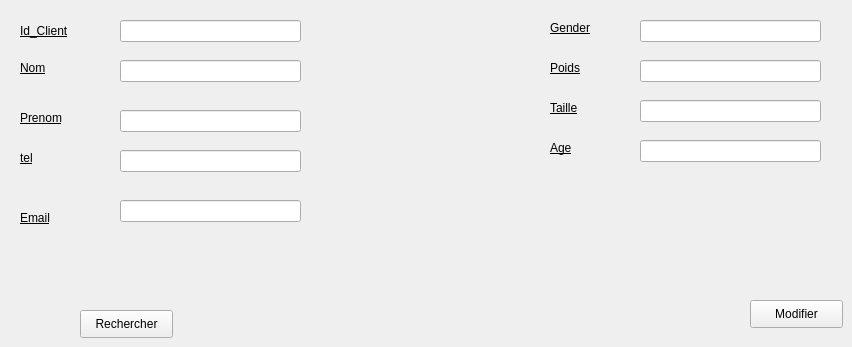
      <widget class="QWidget" name="tab_7">
       <attribute name="title">
        <string>Modifier Client</string>
       </attribute>
       <widget class="QLabel" name="label_28">
        <property name="geometry">
         <rect>
          <x>20</x>
          <y>20</y>
          <width>71</width>
          <height>21</height>
         </rect>
        </property>
        <property name="styleSheet">
         <string notr="true">color: rgb(0, 0, 0);
border-color: rgb(255, 255, 255);
text-decoration: underline;
font: 75 10pt &quot;MS Shell Dlg 2&quot;;
</string>
        </property>
        <property name="text">
         <string>Id_Client</string>
        </property>
       </widget>
       <widget class="QLabel" name="label_29">
        <property name="geometry">
         <rect>
          <x>20</x>
          <y>60</y>
          <width>55</width>
          <height>16</height>
         </rect>
        </property>
        <property name="styleSheet">
         <string notr="true">color: rgb(0, 0, 0);
border-color: rgb(255, 255, 255);
text-decoration: underline;
font: 75 10pt &quot;MS Shell Dlg 2&quot;;
</string>
        </property>
        <property name="text">
         <string>Nom</string>
        </property>
       </widget>
       <widget class="QLabel" name="label_30">
        <property name="geometry">
         <rect>
          <x>20</x>
          <y>110</y>
          <width>55</width>
          <height>16</height>
         </rect>
        </property>
        <property name="styleSheet">
         <string notr="true">color: rgb(0, 0, 0);
border-color: rgb(255, 255, 255);
text-decoration: underline;
font: 75 10pt &quot;MS Shell Dlg 2&quot;;
</string>
        </property>
        <property name="text">
         <string>Prenom</string>
        </property>
       </widget>
       <widget class="QLabel" name="label_31">
        <property name="geometry">
         <rect>
          <x>20</x>
          <y>150</y>
          <width>55</width>
          <height>16</height>
         </rect>
        </property>
        <property name="styleSheet">
         <string notr="true">color: rgb(0, 0, 0);
border-color: rgb(255, 255, 255);
text-decoration: underline;
font: 75 10pt &quot;MS Shell Dlg 2&quot;;
</string>
        </property>
        <property name="text">
         <string>tel</string>
        </property>
       </widget>
       <widget class="QLabel" name="label_32">
        <property name="geometry">
         <rect>
          <x>20</x>
          <y>210</y>
          <width>61</width>
          <height>16</height>
         </rect>
        </property>
        <property name="styleSheet">
         <string notr="true">color: rgb(0, 0, 0);
border-color: rgb(255, 255, 255);
text-decoration: underline;
font: 75 10pt &quot;MS Shell Dlg 2&quot;;
</string>
        </property>
        <property name="text">
         <string>Email</string>
        </property>
       </widget>
       <widget class="QLabel" name="label_33">
        <property name="geometry">
         <rect>
          <x>550</x>
          <y>20</y>
          <width>55</width>
          <height>16</height>
         </rect>
        </property>
        <property name="styleSheet">
         <string notr="true">color: rgb(0, 0, 0);
border-color: rgb(255, 255, 255);
text-decoration: underline;
font: 75 10pt &quot;MS Shell Dlg 2&quot;;
</string>
        </property>
        <property name="text">
         <string>Gender</string>
        </property>
       </widget>
       <widget class="QLabel" name="label_34">
        <property name="geometry">
         <rect>
          <x>550</x>
          <y>60</y>
          <width>55</width>
          <height>16</height>
         </rect>
        </property>
        <property name="styleSheet">
         <string notr="true">color: rgb(0, 0, 0);
border-color: rgb(255, 255, 255);
text-decoration: underline;
font: 75 10pt &quot;MS Shell Dlg 2&quot;;
</string>
        </property>
        <property name="text">
         <string>Poids</string>
        </property>
       </widget>
       <widget class="QLabel" name="label_35">
        <property name="geometry">
         <rect>
          <x>550</x>
          <y>100</y>
          <width>55</width>
          <height>16</height>
         </rect>
        </property>
        <property name="styleSheet">
         <string notr="true">color: rgb(0, 0, 0);
border-color: rgb(255, 255, 255);
text-decoration: underline;
font: 75 10pt &quot;MS Shell Dlg 2&quot;;
</string>
        </property>
        <property name="text">
         <string>Taille</string>
        </property>
       </widget>
       <widget class="QLabel" name="label_36">
        <property name="geometry">
         <rect>
          <x>550</x>
          <y>140</y>
          <width>55</width>
          <height>16</height>
         </rect>
        </property>
        <property name="styleSheet">
         <string notr="true">color: rgb(0, 0, 0);
border-color: rgb(255, 255, 255);
text-decoration: underline;
font: 75 10pt &quot;MS Shell Dlg 2&quot;;
</string>
        </property>
        <property name="text">
         <string>Age</string>
        </property>
       </widget>
       <widget class="QLineEdit" name="lineEdit_id_3">
        <property name="geometry">
         <rect>
          <x>120</x>
          <y>20</y>
          <width>181</width>
          <height>22</height>
         </rect>
        </property>
       </widget>
       <widget class="QLineEdit" name="lineEdit_id_4">
        <property name="geometry">
         <rect>
          <x>120</x>
          <y>60</y>
          <width>181</width>
          <height>22</height>
         </rect>
        </property>
       </widget>
       <widget class="QLineEdit" name="lineEdit_id_5">
        <property name="geometry">
         <rect>
          <x>120</x>
          <y>110</y>
          <width>181</width>
          <height>22</height>
         </rect>
        </property>
       </widget>
       <widget class="QLineEdit" name="lineEdit_id_6">
        <property name="geometry">
         <rect>
          <x>120</x>
          <y>150</y>
          <width>181</width>
          <height>22</height>
         </rect>
        </property>
       </widget>
       <widget class="QLineEdit" name="lineEdit_id_7">
        <property name="geometry">
         <rect>
          <x>120</x>
          <y>200</y>
          <width>181</width>
          <height>22</height>
         </rect>
        </property>
       </widget>
       <widget class="QLineEdit" name="lineEdit_id_8">
        <property name="geometry">
         <rect>
          <x>640</x>
          <y>20</y>
          <width>181</width>
          <height>22</height>
         </rect>
        </property>
       </widget>
       <widget class="QLineEdit" name="lineEdit_id_9">
        <property name="geometry">
         <rect>
          <x>640</x>
          <y>60</y>
          <width>181</width>
          <height>22</height>
         </rect>
        </property>
       </widget>
       <widget class="QLineEdit" name="lineEdit_id_10">
        <property name="geometry">
         <rect>
          <x>640</x>
          <y>100</y>
          <width>181</width>
          <height>22</height>
         </rect>
        </property>
       </widget>
       <widget class="QLineEdit" name="lineEdit_id_11">
        <property name="geometry">
         <rect>
          <x>640</x>
          <y>140</y>
          <width>181</width>
          <height>22</height>
         </rect>
        </property>
       </widget>
       <widget class="QPushButton" name="pushButton_4">
        <property name="geometry">
         <rect>
          <x>80</x>
          <y>310</y>
          <width>93</width>
          <height>28</height>
         </rect>
        </property>
        <property name="text">
         <string>Rechercher</string>
        </property>
       </widget>
       <widget class="QPushButton" name="pushButton_5">
        <property name="geometry">
         <rect>
          <x>750</x>
          <y>300</y>
          <width>93</width>
          <height>28</height>
         </rect>
        </property>
        <property name="text">
         <string>Modifier</string>
        </property>
       </widget>
      </widget>
